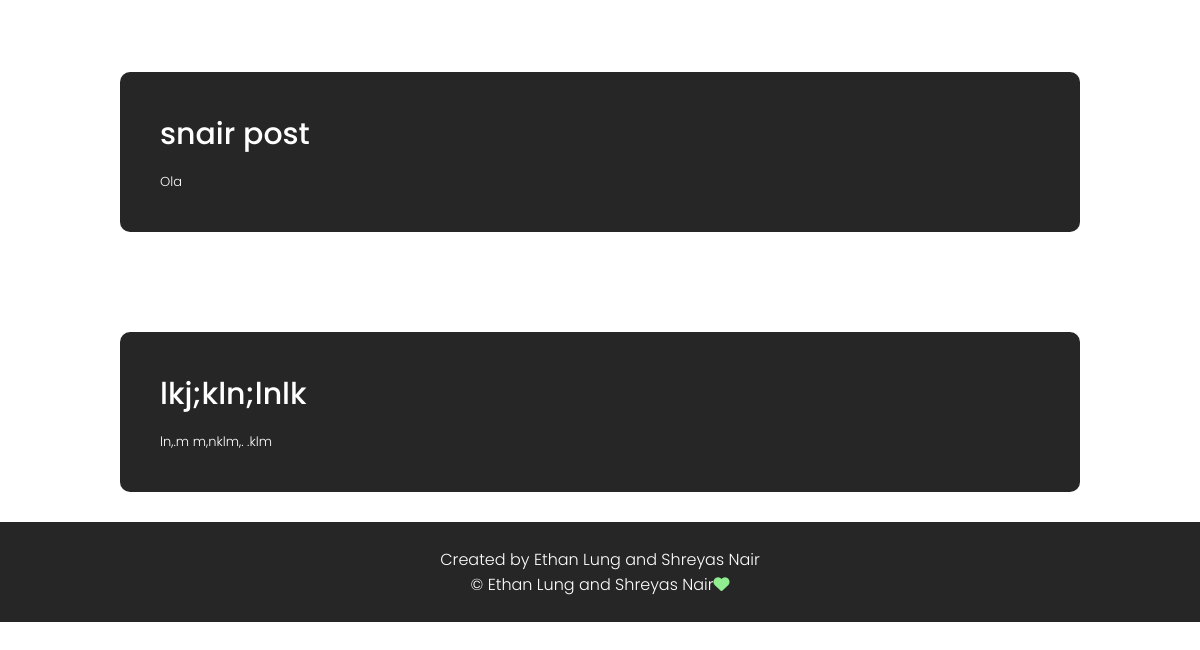
The page /platform/ (lower part) on the database as committed earlier.
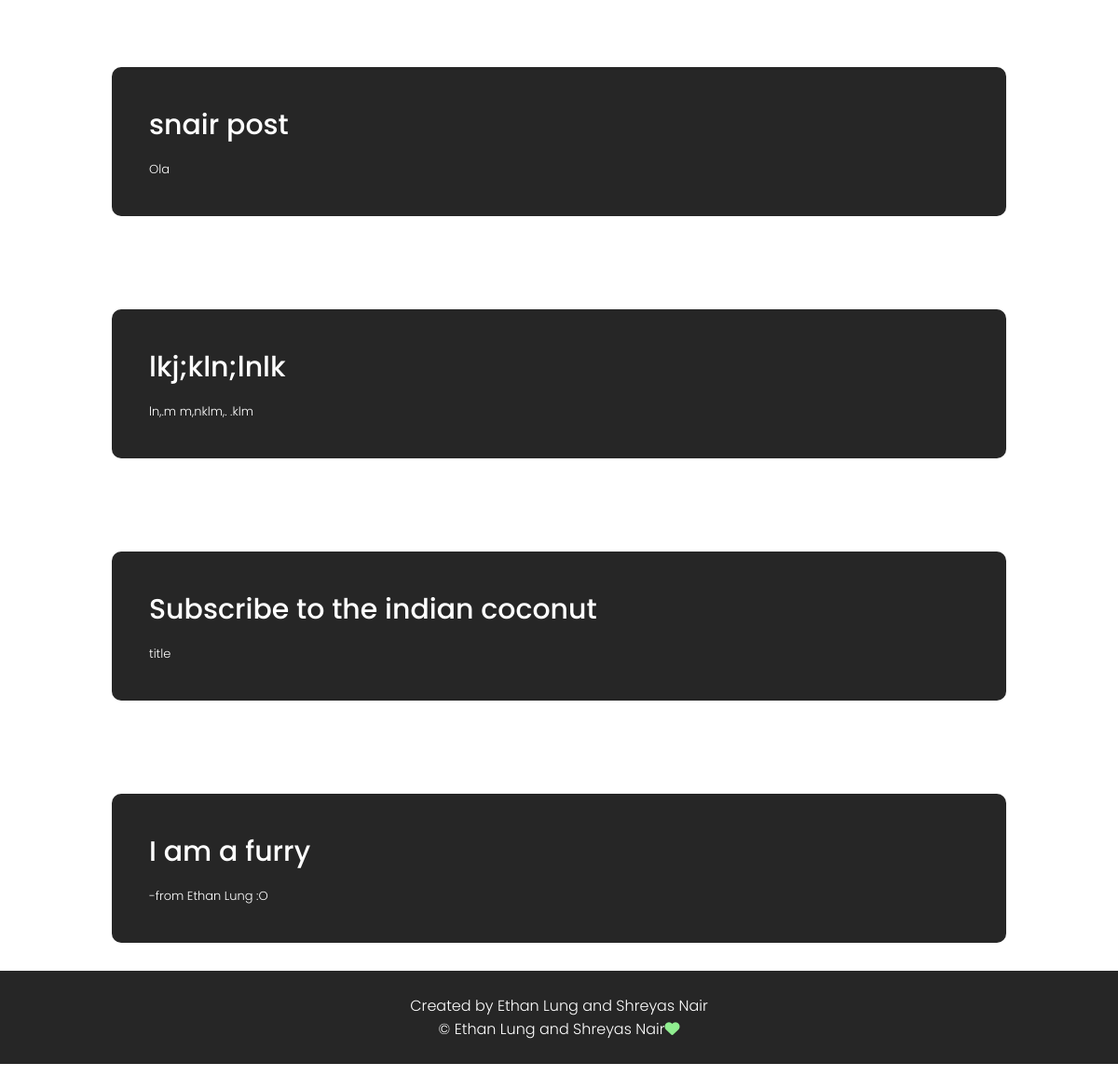
The same page on the database as committed later.
### introlife_app/models.py (models this page shows, shortened)
class Post(models.Model):
    title = models.CharField(max_length = 100)
    date = models.DateTimeField(auto_now_add = True)
    author = models.ForeignKey(User, on_delete = models.CASCADE)
    body = models.TextField()
    slug = models.SlugField(unique = True, null = True)
    def get_absolute_url(self):
        return reverse('post_detail', kwargs = {'slug' : self.slug})

### introlife_app/views.py (the view)
# urls.py: path('platform/', views.platform, name = 'platform'),
def platform(request):
    post = Post.objects.all()
    paginator = Paginator(post, 1)
    page_number = request.GET.get('page')
    page_obj = paginator.get_page(page_number)
    return render(request, "platform.html", {"post" : post, "page_obj" : page_obj})

### introlife_app/templates/platform.html (shortened to what this page needs)
{% extends 'base.html' %}
{% block introchat_content %}
{% for post in post %}
<div id = "services">
        <div class = "container">
                        <div class="services-list">
                                <a href="{{ post.get_absolute_url }}", style = "text-decoration:none; color:white;">
                                        <div>
                                                <h2>{{ post.title }}</h2>
                                                <p>{{ post.body }}</p>
                                            </div>
                                </a>
        </div>
</div>
{% endfor %}
{% endblock introchat_content %}

### introlife_app/templates/base.html (shortened to what this page needs)
{% load static %}
<!DOCTYPE html>
<html lang = "en">
    <head>
    <link rel = "stylesheet" href = "{% static 'style.css' %}">
    </head>
    <body>
        <body>
            <div>
            {% block introchat_content %}
            {% endblock %}
    </body>
    <footer>
        <div class="copyright">
            <p>Created by Ethan Lung and Shreyas Nair<br>© Ethan Lung and Shreyas Nair<i class="fa-solid fa-heart"></i></p>
        </div>
    </footer>
    </body>
</html>

### introlife_app/static/style.css (style rules this page uses)
* { margin: 0; padding: 0; font-family: 'Poppins', 'sans-serif'; box-sizing: border-box; }
body { background: white; color: #262626; }
.container { padding: 10px 10%; }
#services { padding: 30px 0; }
.services-list { display: grid; grid-template-columns: repeat(auto-fit, minmax(250px, 1fr)); grid-gap: 40px; margin-top: 50px; }
.services-list div { background: #262626; padding: 40px; font-size: 13px; font-weight: 300; border-right: 10px; border-radius: 10px; transition: background 0.5s, transform 0.5s; }
.services-list div h2 { font-size: 30px; font-weight: 500; margin-bottom: 15px; }
.copyright { width: 100%; text-align: center; padding: 25px 0; background: #262626; font-weight: 300; margin-top: 20px; color: #fff; }
.copyright i { color: lightgreen; }
.copyright { width: 100%; text-align: center; padding: 25px 0; background: #262626; font-weight: 300; margin-top: 20px; }

Rows that differ between the two databases and show on the page:
added Post: title "Subscribe to the indian coconut", body "title"
added Post: title "I am a furry", body "-from Ethan Lung :O"
